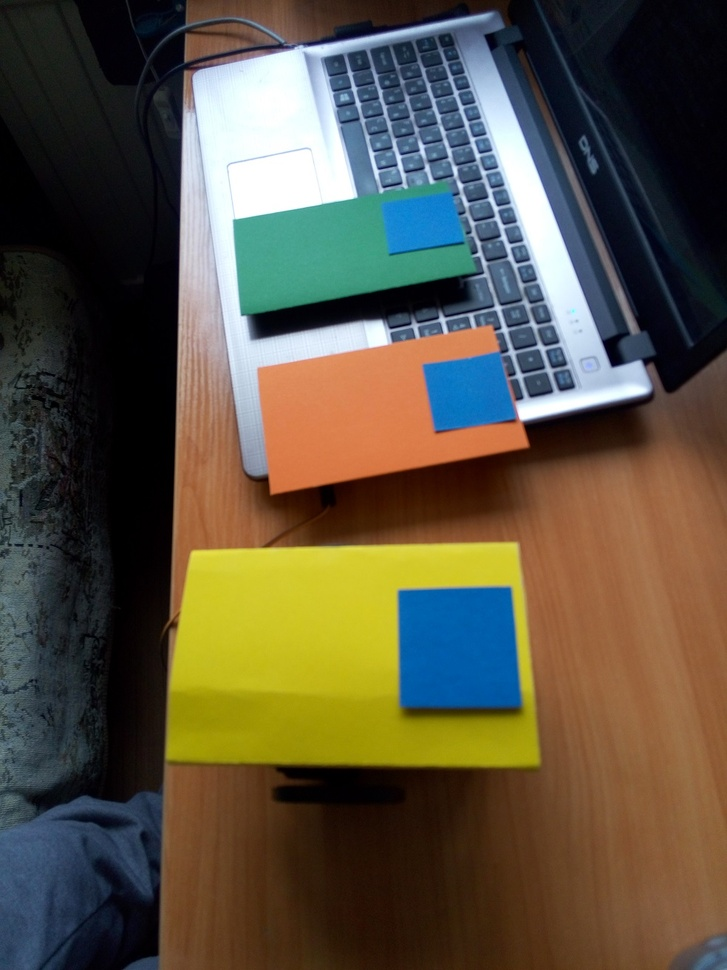
#> input picture main/img/4_25.jpg, 727 x 970 px, shrunk from 984 x 1312 before the run, given in place of the camera
$ python test.py   (older library calls are emulated)
#> lines starting #> are read from the running program, lines starting #| are printed output that depends on the picture; after the words box and inside, x2 and y2 are one past the last pixel; in counts of white or black regions, pixels touching at a corner belong together
from subprocess import call
import numpy as np
import cv2
import math


def sortByArea(cnts):
    best_cnt = 0
    max_area = 0
    for cnt in cnts:
        area = cv2.contourArea(cnt)
        if area > max_area:
            max_area = area
            best_cnt = cnt

    return  best_cnt

def magic(thresh):
    st1 = cv2.getStructuringElement(cv2.MORPH_RECT, (21, 21), (10, 10))
    st2 = cv2.getStructuringElement(cv2.MORPH_RECT, (10, 10), (4, 4))
    thresh = cv2.morphologyEx(thresh, cv2.MORPH_CLOSE, st1)
    thresh = cv2.morphologyEx(thresh, cv2.MORPH_OPEN, st2)
    return thresh

def centre(cnt):
    M = cv2.moments(cnt)
    cx,cy =int(M['m10']/M['m00']), int(M['m01']/M['m00'])
    cv2.circle(img,(cx,cy),10,255,-1)
    return cx,cy


cap = cv2.VideoCapture(0)
#cap.set(cv2.cv.CV_CAP_PROP_FPS, 10)

# load the games image
#img = cv2.imread("1.jpg")
ret, img = cap.read()
#> img is the input picture: shape (970, 727, 3); mean B, G, R 66, 83.1, 90.3
mupper = np.array([35,255,255])   #yellow mark
mlower = np.array([15,90,180])

bupper = np.array([103,255,255])      #blue bot
blower = np.array([87,90,90])

rupper = np.array([190,255,255])  #red target
rlower = np.array([165,120,100])

#bupper = np.array([115,255,255])      #oldblue
#blower = np.array([95,110,90])

rx=ry=mx=my=bx=by=0
mxold=myold=bxold=byold= -1


while(True):
    ret, img = cap.read()

                    #step one
    blur = cv2.blur(img,(5,5))
#hsv
    hsv = cv2.cvtColor(blur, cv2.COLOR_BGR2HSV )
#> hsv: shape (970, 727, 3); mean H, S, V 61.1, 141.9, 107.2
#color
    rthresh = cv2.inRange(hsv, rlower, rupper)
#> rthresh: shape (970, 727); every value is 0
    bthresh = cv2.inRange(hsv, blower, bupper)
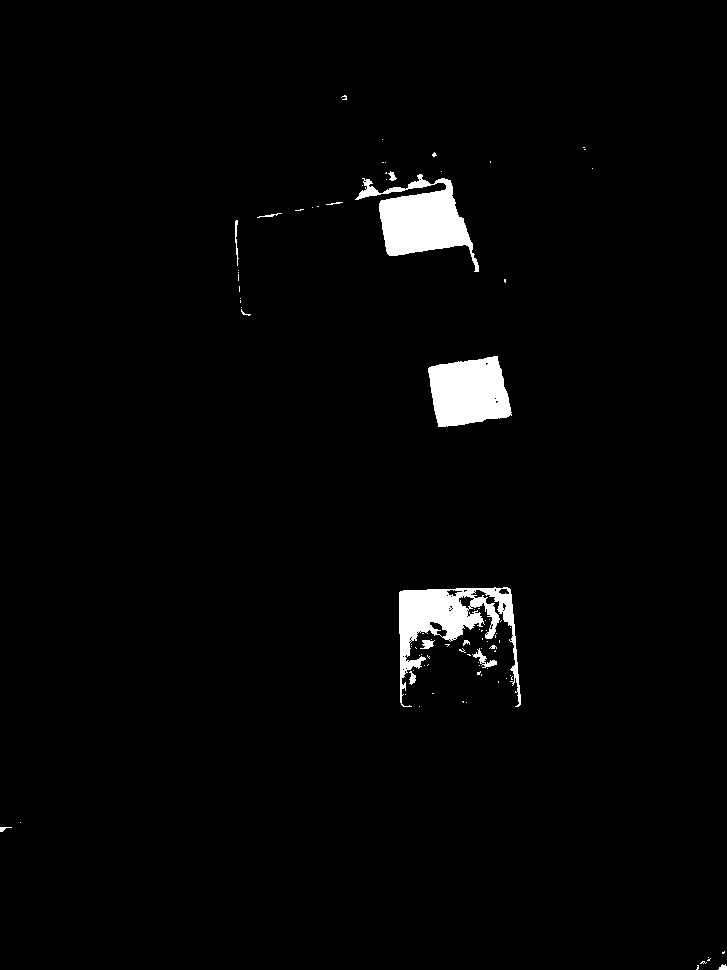
#> bthresh: shape (970, 727); 2.2% white; 89 white regions (76 under 20 px), largest, box (x1, y1, x2, y2) and area: (355, 174, 479, 272) 5275, (399, 587, 521, 707) 5072, (428, 356, 512, 427) 4553
    mthresh = cv2.inRange(hsv, mlower, mupper)
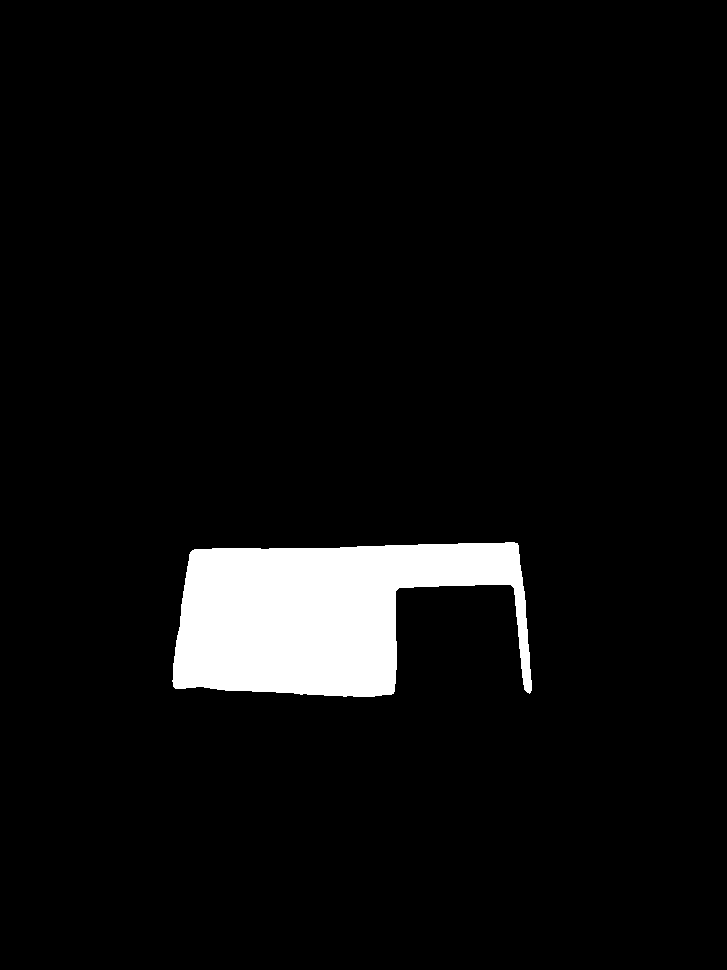
#> mthresh: shape (970, 727); 5.3% white; 1 white region, box (x1, y1, x2, y2) and area: (172, 542, 532, 697) 37713

    cv2.imshow("Image1", img)
    cv2.imshow("Image2", mthresh)
    cv2.waitKey(200)
    if cv2.waitKey(1) & 0xFF == ord('q'):
#> (key q is pressed here)
        break

cap.release()

$ run again, on main/img/5_25.jpg
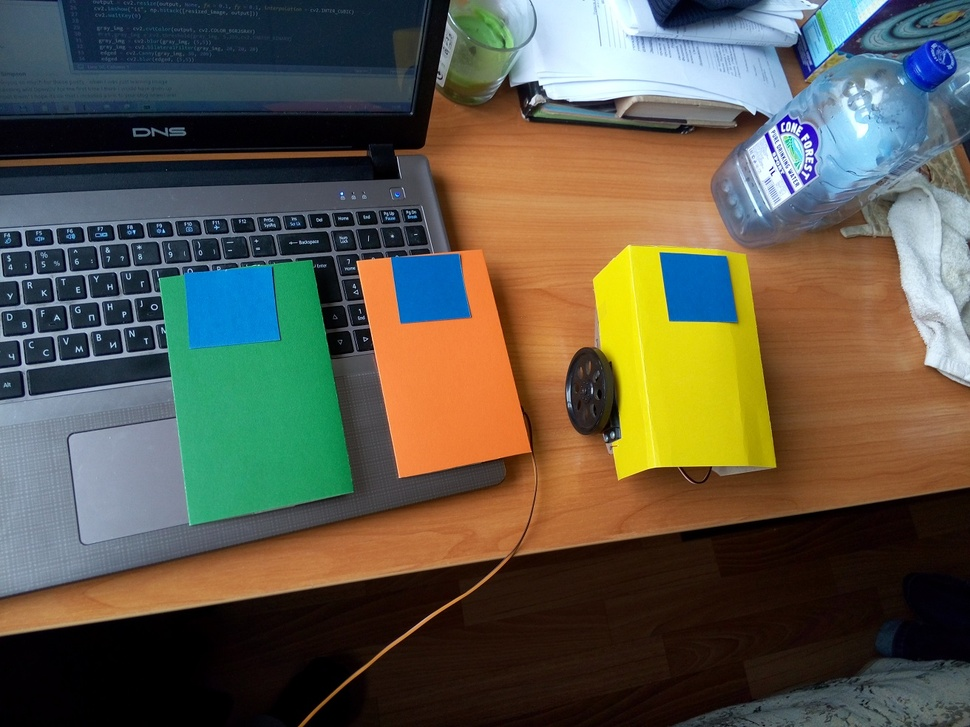
#> input picture main/img/5_25.jpg, 970 x 727 px, shrunk from 1312 x 984 before the run, given in place of the camera
#> img is the input picture: shape (727, 970, 3); mean B, G, R 73.9, 88.9, 92.8
#> hsv: shape (727, 970, 3); mean H, S, V 58.6, 143.4, 116.5
#> rthresh: shape (727, 970); every value is 0
#> `bthresh = cv2.inRange(hsv, blower, bupper)`:
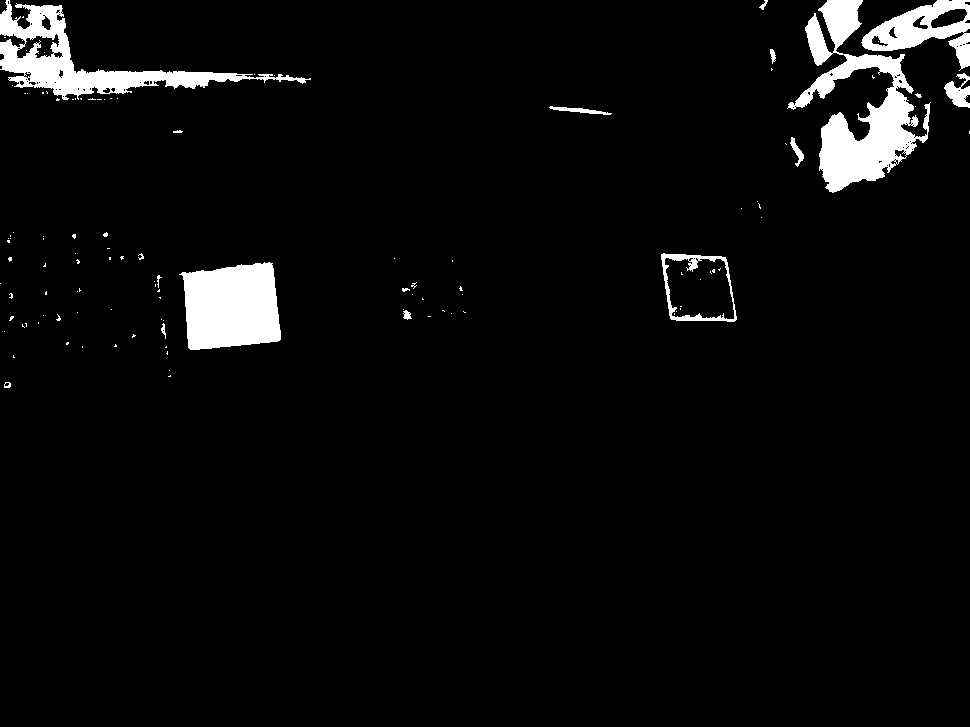
#> bthresh: shape (727, 970); 4.3% white; 114 white regions (96 under 20 px), largest, box (x1, y1, x2, y2) and area: (787, 0, 931, 193) 9971, (179, 262, 281, 350) 7247, (0, 0, 311, 100) 7173
#> `mthresh = cv2.inRange(hsv, mlower, mupper)`:
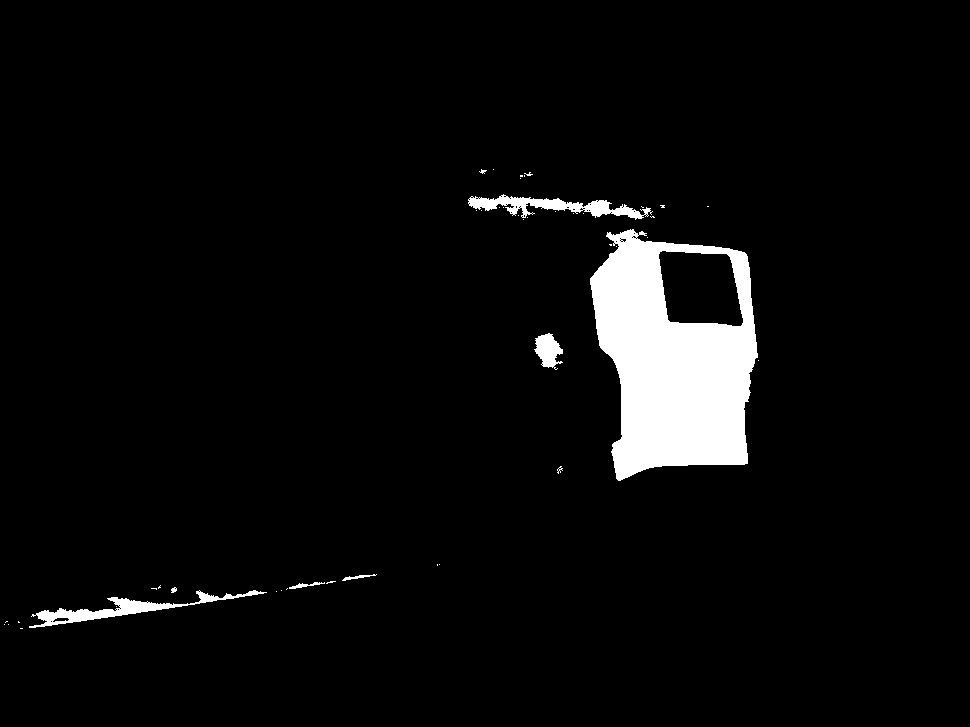
#> mthresh: shape (727, 970); 4.5% white; 46 white regions (38 under 20 px), largest, box (x1, y1, x2, y2) and area: (590, 229, 758, 481) 26886, (29, 590, 267, 628) 1870, (468, 194, 653, 220) 1805

$ run again, on main/img/6_25.jpg
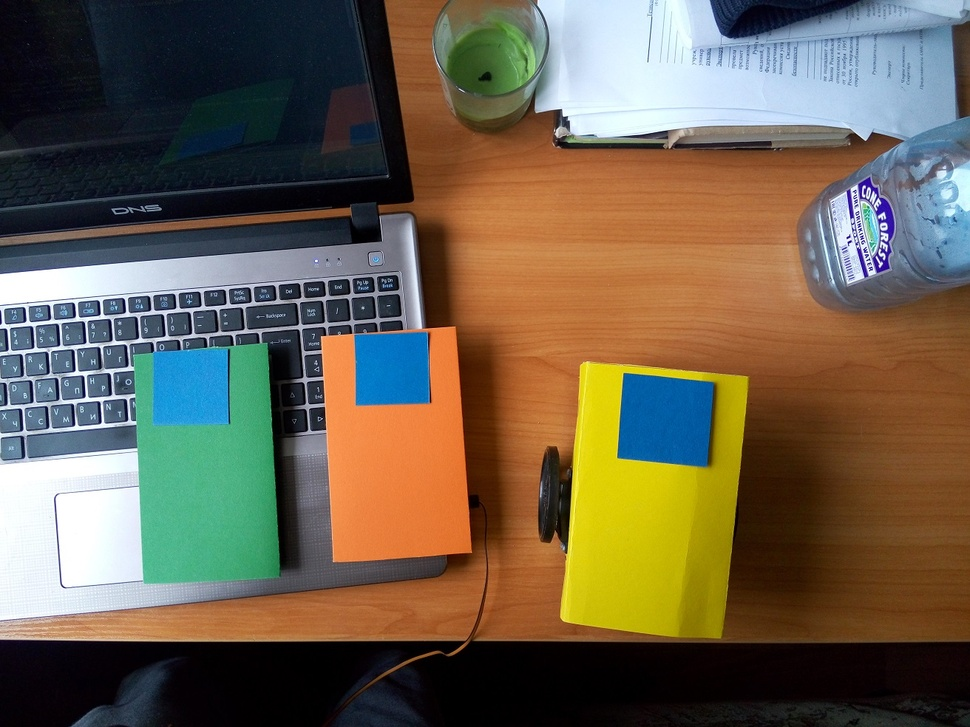
#> input picture main/img/6_25.jpg, 970 x 727 px, shrunk from 1312 x 984 before the run, given in place of the camera
#> img is the input picture: shape (727, 970, 3); mean B, G, R 77.4, 96.5, 107.7
#> hsv: shape (727, 970, 3); mean H, S, V 63.8, 144.6, 126.9
#> rthresh: shape (727, 970); every value is 0
#> `bthresh = cv2.inRange(hsv, blower, bupper)`:
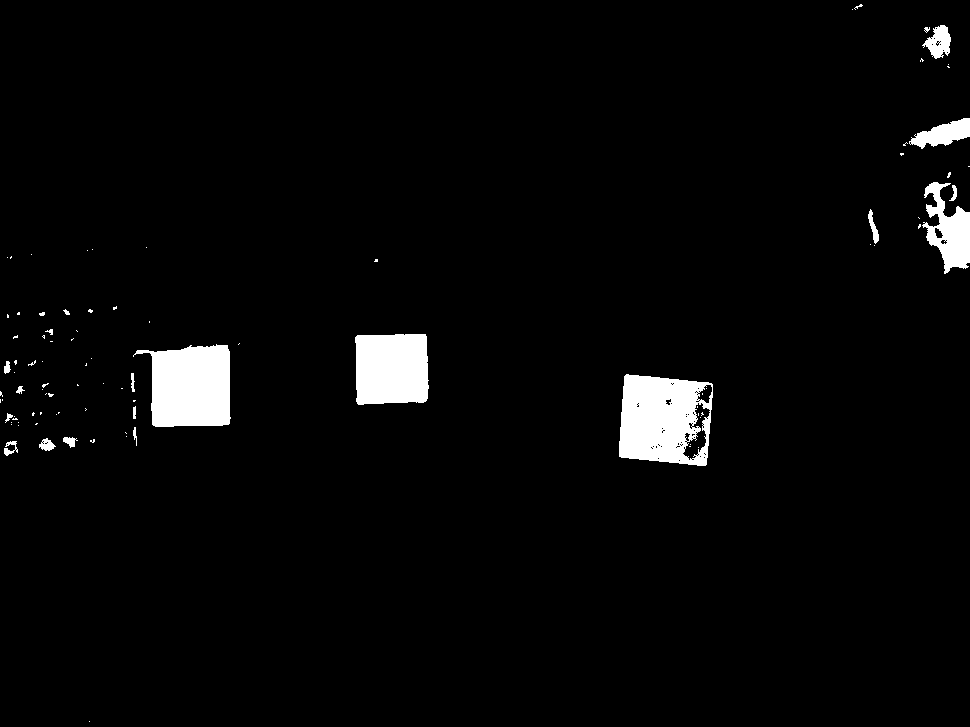
#> bthresh: shape (727, 970); 3.2% white; 94 white regions (74 under 20 px), largest, box (x1, y1, x2, y2) and area: (619, 374, 713, 466) 6630, (133, 344, 231, 427) 6166, (355, 334, 429, 405) 4920
#> `mthresh = cv2.inRange(hsv, mlower, mupper)`:
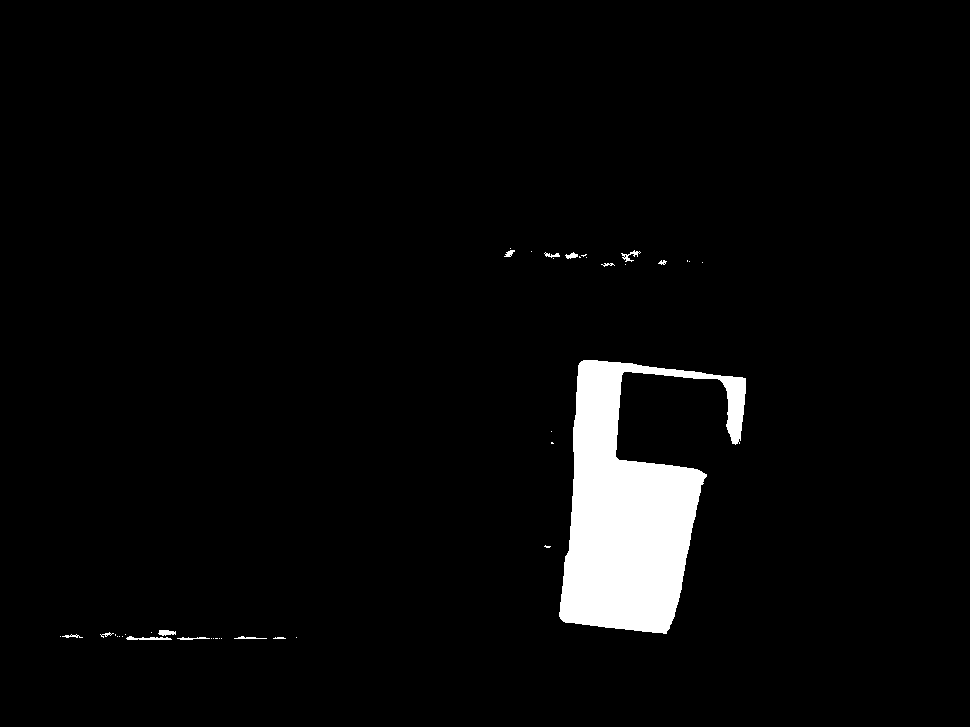
#> mthresh: shape (727, 970); 3.8% white; 40 white regions (26 under 20 px), largest, box (x1, y1, x2, y2) and area: (559, 360, 746, 634) 26349, (126, 636, 172, 640) 113, (621, 250, 641, 262) 81
